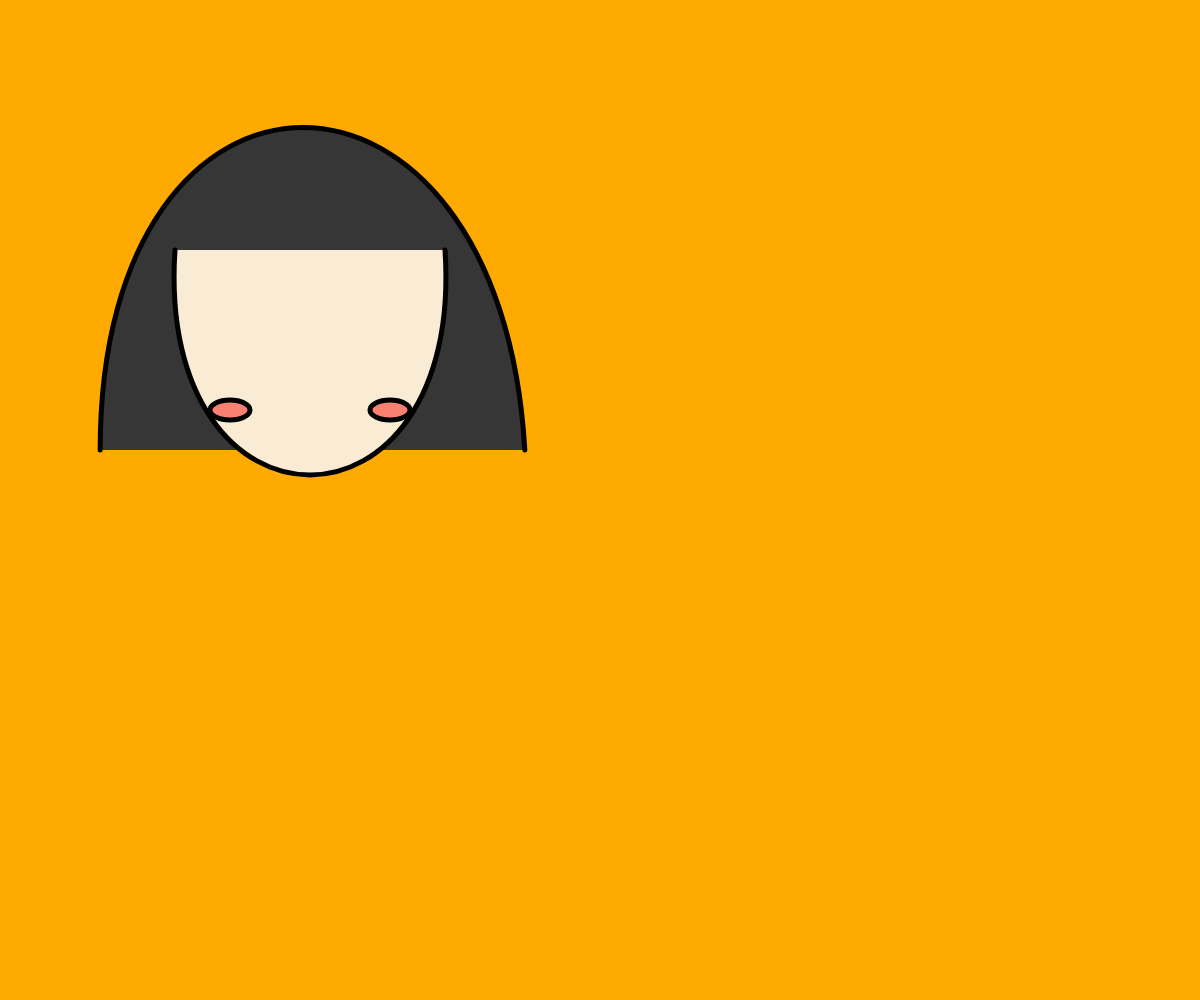
Frame 1 (no input)
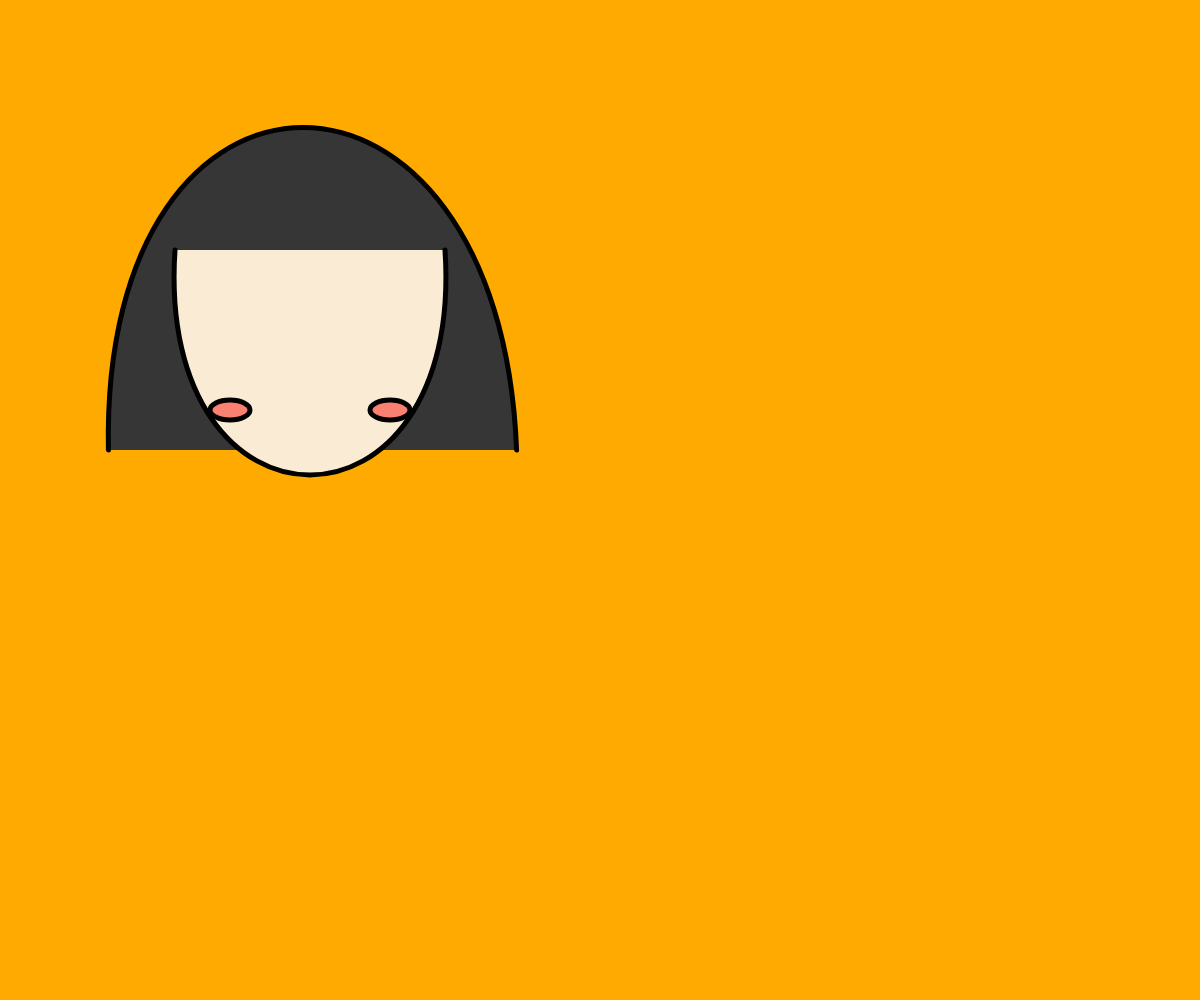
Frame 60 (no input)
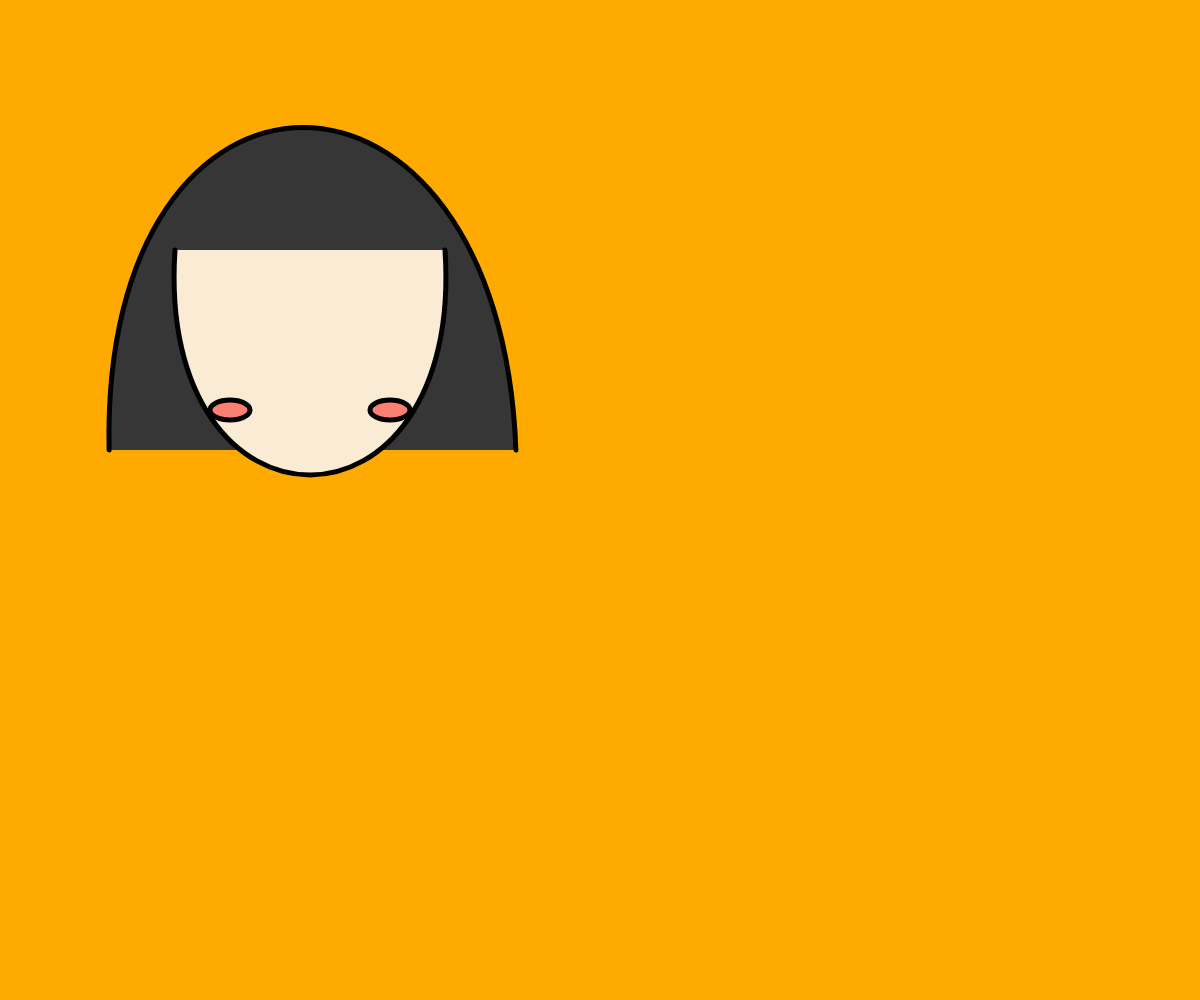
Frame 120 (the mouse pressed at the canvas centre since frame 60)

The p5.js sketch that drew these frames (run headless with seeded random() and noise() and a simulated clock; from frame 60 on, the mouse is pressed at the canvas centre):

// p5.js sketch
// ── sketch.js
function setup() {
  createCanvas(innerWidth, innerHeight);
}

function draw() {
  background(255, 170, 0);
  strokeWeight(5);
  hair();
  face();
}

function face() {
  fill(250, 235, 212);
  bezier(175, 250, 155, 550, 465, 550, 445, 250);
  fill(250, 128, 114);
  ellipse(230, 410, 40, 20);
  ellipse(390, 410, 40, 20);
}

function hair() {
  var m = millis() / 1000;
  fill(54, 54, 54);
  beginShape();
  vertex(100 + 10 * sin(m), 450);
  bezierVertex(100, 20, 500, 20, 525 - 10 * sin(m), 450);
  endShape();
}
